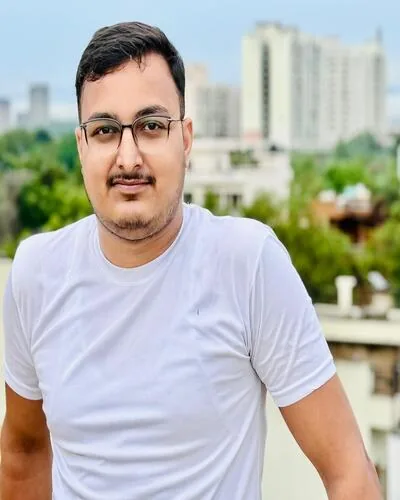
#> input picture scripts/portrait.webp, 400 x 500 px
$ python generate.py
#> lines starting #> are read from the running program, lines starting #| are printed output that depends on the picture; after the words box and inside, x2 and y2 are one past the last pixel; in counts of white or black regions, pixels touching at a corner belong together
"""Generate the profile banner and numbers card (light + dark SVGs) for github.com/adityagis.

    pip install pillow numpy scipy
    python scripts/generate.py

Edit INFO / NUMBERS below, run again, commit assets/.
"""
from pathlib import Path
from xml.sax.saxutils import escape

import numpy as np
from PIL import Image, ImageDraw, ImageFilter
from scipy import ndimage

ROOT = Path(__file__).resolve().parent.parent
PHOTO = ROOT / "scripts" / "portrait.webp"
ASSETS = ROOT / "assets"

INFO = [
    ("Subject", "Aditya Kumar Jha"),
    ("Role", "GIS Engineer · Survey of India"),
    ("Branch", "Geodetic & Research Branch"),
    ("Location", "Dehradun · India"),
    ("Education", "B.Tech GeoInformatics · NSUT"),
    ("Status", "Processing GNSS + Building GeoAI"),
    ("Core.GNSS", "GAMIT/GLOBK · PRIDE PPP-AR · RINEX"),
    ("Core.GIS", "QGIS · ArcGIS Pro · Earth Engine"),
    ("Core.Python", "GDAL · GeoPandas · Rasterio · PyTorch"),
    ("Core.RS", "LiDAR · Hyperspectral · UAV"),
    ("Core.Data", "PostgreSQL · PostGIS · GeoServer"),
    ("Consulting", "Uday GeoAnalytics"),
    ("Grid.Web", "adityagis.github.io/Portfolio"),
    ("Grid.Mail", "adityajha976@gmail.com"),
    ("Grid.LinkedIn", "/in/adityaashujha"),
    ("Grid.GitHub", "adityagis"),
]

NUMBERS = [
    ("1023+", "GNSS CORS stations processed"),
    ("7 → 3", "days per station, after automation"),
    ("30 → 1", "days of levelling analysis"),
    ("3M+", "LiDAR points analysed at DRDO"),
    ("98.1%", "LULC model validation accuracy"),
    ("200+", "members, NSUT Geospatial Club"),
]

THEMES = {
    "light": dict(bg="#ffffff", frame="#e6e9ef", panel="#f3f6fa", border="#d5dce6", text="#0f1b3d", dim="#64708a",
                  accent="#1f7a8c", dot="#23347a", live="#e5484d", pill="#d7eef2", rule="#c9d2de"),
    "dark": dict(bg="#0d1117", frame="#30363d", panel="#111822", border="#243044", text="#dbe4f3", dim="#7d8aa3",
                 accent="#4fd1c5", dot="#9fb4ff", live="#ff6b6b", pill="#11303a", rule="#2a3547"),
}
MONO = "ui-monospace, SFMono-Regular, 'SF Mono', Menlo, Consolas, 'Liberation Mono', monospace"

# Hand-traced silhouette around head and shoulders; keeps the busy background out of the portrait.
SIL = [(70, 70), (95, 22), (140, 12), (180, 30), (195, 80), (192, 150), (185, 200), (215, 212), (262, 228),
       (300, 250), (322, 290), (338, 370), (360, 420), (385, 500), (0, 500), (0, 290), (12, 250), (60, 222),
       (88, 205), (80, 160), (72, 120)]


def halftone(step=4, invert=False):
    """Return (cols, rows, [(i, j, tone)]) for a 1-bit style halftone of the portrait.

    Light theme draws dark dots for shadows; dark theme (invert=True) draws light dots for highlights,
    so the portrait reads as a positive on both backgrounds."""
    im = Image.open(PHOTO).convert("RGB")
    w, h = im.size
    mask = Image.new("L", (w, h), 0)
    ImageDraw.Draw(mask).polygon(SIL, fill=255)
    mask = mask.filter(ImageFilter.GaussianBlur(3))
    gw, gh = w // step, h // step
    g = np.asarray(im.convert("L").resize((gw, gh), Image.LANCZOS), dtype=float) / 255
    m = np.asarray(mask.resize((gw, gh), Image.LANCZOS), dtype=float) / 255
    lo, hi = np.percentile(g[m > 0.5], [3, 97])
    g = np.clip((g - lo) / (hi - lo), 0, 1)
    ed = np.hypot(ndimage.sobel(g, 0), ndimage.sobel(g, 1))
    ed = np.clip(ed / np.percentile(ed, 98), 0, 1)
    base = 0.8 * g ** 1.7 if invert else (1 - g) ** 1.25
    tone = np.clip(base + 0.3 * ed, 0, 1) * m
    tone = np.maximum(tone, 0.45 * np.clip(np.hypot(*np.gradient(m)) * 3, 0, 1))
    pts = [(i, j, float(tone[j, i])) for j in range(gh) for i in range(gw) if tone[j, i] >= 0.1]
    return gw, gh, pts


def banner(t, cols, rows, pts):
    W, H = 1200, 600
    L = dict(x=40, y=84, w=420, h=476)          # left panel
    R = dict(x=484, y=84, w=676, h=476)         # right panel
    o = []
    add = o.append
    add(f'<svg xmlns="http://www.w3.org/2000/svg" width="{W}" height="{H}" viewBox="0 0 {W} {H}" '
        f'role="img" aria-labelledby="t d">')
    add('<title id="t">Aditya Kumar Jha: GIS Engineer at Survey of India</title>')
    add('<desc id="d">Terminal-style profile card. Halftone portrait of Aditya Kumar Jha beside a list: GIS engineer, '
        'Survey of India Geodetic and Research Branch, Dehradun; GNSS processing with GAMIT/GLOBK and PRIDE PPP-AR; '
        'Python, QGIS, ArcGIS Pro, LiDAR, PostGIS.</desc>')
    add(f"""<style>
text{{font-family:{MONO};}}
.k{{fill:{t['dim']};font-size:12.5px}} .v{{fill:{t['text']};font-size:12.5px;font-weight:600}}
.h{{fill:{t['accent']};font-size:12px;font-weight:700;letter-spacing:.12em}}
.s{{fill:{t['dim']};font-size:10px;letter-spacing:.08em}}
.row{{opacity:0;animation:in .35s ease-out forwards}}
.pix{{animation:pulse 5s ease-in-out infinite}}
.live{{animation:blink 1.2s steps(2,start) infinite}}
.scan{{animation:scan 4.5s linear infinite}}
.cur{{animation:blink 1s steps(2,start) infinite}}
@keyframes in{{from{{opacity:0;transform:translateX(-6px)}}to{{opacity:1;transform:none}}}}
@keyframes blink{{to{{visibility:hidden}}}}
@keyframes pulse{{0%,100%{{opacity:1}}50%{{opacity:.78}}}}
@keyframes scan{{from{{transform:translateY(0)}}to{{transform:translateY({L['h'] - 60}px)}}}}
@media (prefers-reduced-motion:reduce){{.row,.pix,.live,.scan,.cur{{animation:none;opacity:1}}}}
</style>""")
    # window
    add(f'<rect x="1" y="1" width="{W-2}" height="{H-2}" rx="14" fill="{t["bg"]}" stroke="{t["frame"]}" stroke-width="2"/>')
    add(f'<line x1="1" y1="52" x2="{W-1}" y2="52" stroke="{t["frame"]}" stroke-width="1.5"/>')
    for k, c in enumerate(("#ff5f57", "#febc2e", "#28c840")):
        add(f'<circle cx="{30 + k*22}" cy="27" r="6.5" fill="{c}"/>')
    add(f'<text x="{W/2}" y="31" text-anchor="middle" class="k">profile.sh --live</text>')

    # left panel: halftone portrait
    add(f'<rect x="{L["x"]}" y="{L["y"]}" width="{L["w"]}" height="{L["h"]}" rx="8" fill="{t["panel"]}" stroke="{t["border"]}"/>')
    add(f'<line x1="{L["x"]}" y1="{L["y"]+36}" x2="{L["x"]+L["w"]}" y2="{L["y"]+36}" stroke="{t["border"]}"/>')
    add(f'<text x="{L["x"]+16}" y="{L["y"]+23}" class="h">VISUAL.MAP</text>')
    add(f'<text x="{L["x"]+L["w"]-16}" y="{L["y"]+23}" text-anchor="end" class="s">{cols*4}×{rows*4} / 1-BIT</text>')
    area = dict(x=L["x"] + 30, y=L["y"] + 52, w=L["w"] - 60, h=L["h"] - 84)
    cell = min(area["w"] / (cols + 0.5), area["h"] / rows)
    ox = area["x"] + (area["w"] - cell * (cols + 0.5)) / 2
    oy = area["y"] + (area["h"] - cell * rows) / 2
    add(f'<g class="pix" fill="{t["dot"]}">')
    for i, j, v in pts:
        cx = ox + (i + 0.5 + (0.5 if j % 2 else 0)) * cell
        cy = oy + (j + 0.5) * cell
        add(f'<circle cx="{cx:.1f}" cy="{cy:.1f}" r="{cell*0.56*v**0.5:.2f}"/>')
    add('</g>')
    add(f'<rect class="scan" x="{L["x"]+2}" y="{L["y"]+40}" width="{L["w"]-4}" height="18" fill="{t["accent"]}" opacity=".12"/>')
    for (cx, cy, dx, dy) in ((L["x"]+14, L["y"]+50, 1, 1), (L["x"]+L["w"]-14, L["y"]+50, -1, 1),
                             (L["x"]+14, L["y"]+L["h"]-30, 1, -1), (L["x"]+L["w"]-14, L["y"]+L["h"]-30, -1, -1)):
        add(f'<path d="M{cx} {cy+10*dy}V{cy}H{cx+10*dx}" fill="none" stroke="{t["dim"]}" stroke-width="1.2"/>')
    add(f'<text x="{L["x"]+16}" y="{L["y"]+L["h"]-12}" class="s">PTS {len(pts)} · FS/HALFTONE</text>')
    add(f'<text x="{L["x"]+L["w"]-16}" y="{L["y"]+L["h"]-12}" text-anchor="end" class="s">30.32°N 78.03°E</text>')

    # right panel: system info
    add(f'<rect x="{R["x"]}" y="{R["y"]}" width="{R["w"]}" height="{R["h"]}" rx="8" fill="{t["panel"]}" stroke="{t["border"]}"/>')
    add(f'<line x1="{R["x"]}" y1="{R["y"]+36}" x2="{R["x"]+R["w"]}" y2="{R["y"]+36}" stroke="{t["border"]}"/>')
    add(f'<text x="{R["x"]+16}" y="{R["y"]+23}" class="h">SYSTEM.INFO</text>')
    px = R["x"] + R["w"] - 16
    add(f'<rect x="{px-112}" y="{R["y"]+8}" width="112" height="21" rx="10.5" fill="{t["pill"]}"/>')
    add(f'<text x="{px-56}" y="{R["y"]+22.5}" text-anchor="middle" class="v" style="font-size:12px;fill:{t["accent"]}">@adityagis</text>')
    add(f'<circle class="live" cx="{px-160}" cy="{R["y"]+18.5}" r="4" fill="{t["live"]}"/>')
    add(f'<text x="{px-150}" y="{R["y"]+22.5}" class="s" style="fill:{t["live"]};font-weight:700">LIVE</text>')
    y0, lh = R["y"] + 64, 23
    kx, vx = R["x"] + 18, R["x"] + R["w"] - 18
    for n, (k, v) in enumerate(INFO):
        y = y0 + n * lh
        add(f'<g class="row" style="animation-delay:{0.15 + n*0.07:.2f}s">')
        add(f'<text x="{kx}" y="{y}" class="k">{escape(k)}</text>')
        add(f'<line x1="{kx + 8 + len(k)*7.6:.0f}" y1="{y-4}" x2="{vx - 8 - len(v)*7.6:.0f}" y2="{y-4}" '
            f'stroke="{t["rule"]}" stroke-dasharray="1 4"/>')
        add(f'<text x="{vx}" y="{y}" text-anchor="end" class="v">{escape(v)}</text>')
        add('</g>')
    fy = R["y"] + R["h"] - 14
    add(f'<line x1="{R["x"]+16}" y1="{fy-18}" x2="{R["x"]+R["w"]-16}" y2="{fy-18}" stroke="{t["border"]}"/>')
    add(f'<circle cx="{R["x"]+20}" cy="{fy-3.5}" r="3" fill="{t["accent"]}"/>')
    add(f'<text x="{R["x"]+30}" y="{fy}" class="s" style="fill:{t["accent"]}">ALL STATIONS NOMINAL · 1023 CORS ONLINE'
        f'<tspan class="cur">_</tspan></text>')
    add(f'<text x="{R["x"]+R["w"]-16}" y="{fy}" text-anchor="end" class="s">UTC+5:30 · SURVEY OF INDIA NODE</text>')
    add('</svg>')
    return "\n".join(o)


def numbers(t):
    W, cw, ch, gap = 880, 276, 96, 26
    H = 2 * ch + gap + 90
    o = [f'<svg xmlns="http://www.w3.org/2000/svg" width="{W}" height="{H}" viewBox="0 0 {W} {H}" role="img" '
         f'aria-labelledby="t"><title id="t">Aditya Kumar Jha in numbers: '
         + escape("; ".join(f"{a} {b}" for a, b in NUMBERS)) + '</title>',
         f'<style>text{{font-family:{MONO}}} .c{{opacity:0;animation:in .4s ease-out forwards}}'
         '@keyframes in{from{opacity:0;transform:translateY(6px)}to{opacity:1;transform:none}}'
         '@media (prefers-reduced-motion:reduce){.c{animation:none;opacity:1}}</style>',
         f'<rect x="1" y="1" width="{W-2}" height="{H-2}" rx="14" fill="{t["bg"]}" stroke="{t["frame"]}" stroke-width="2"/>',
         f'<text x="28" y="40" fill="{t["accent"]}" font-size="12" font-weight="700" letter-spacing=".12em">IMPACT.LOG</text>',
         f'<text x="{W-28}" y="40" text-anchor="end" fill="{t["dim"]}" font-size="10" letter-spacing=".08em">SURVEY OF INDIA · DRDO · NSUT</text>']
    for n, (big, small) in enumerate(NUMBERS):
        cx = 28 + (n % 3) * (cw + 0)
        cy = 62 + (n // 3) * (ch + gap)
        o.append(f'<g class="c" style="animation-delay:{0.1 + n*0.1:.1f}s">'
                 f'<rect x="{cx}" y="{cy}" width="{cw-12}" height="{ch}" rx="8" fill="{t["panel"]}" stroke="{t["border"]}"/>'
                 f'<text x="{cx+18}" y="{cy+48}" fill="{t["text"]}" font-size="30" font-weight="700">{escape(big)}</text>'
                 f'<text x="{cx+18}" y="{cy+74}" fill="{t["dim"]}" font-size="12">{escape(small)}</text></g>')
    o.append('</svg>')
    return "\n".join(o)


def main():
    ASSETS.mkdir(exist_ok=True)
    for name, t in THEMES.items():
        cols, rows, pts = halftone(invert=name == "dark")
#> in halftone, im is the input picture: PIL image 400x500 RGB; mean R, G, B 183.3, 182.6, 175.9
#> in halftone, `mask = Image.new("L", (w, h), 0)`: mask: PIL image 400x500 L; every value is 0
#> in halftone, `ImageDraw.Draw(mask).polygon(SIL, fill=255)`:
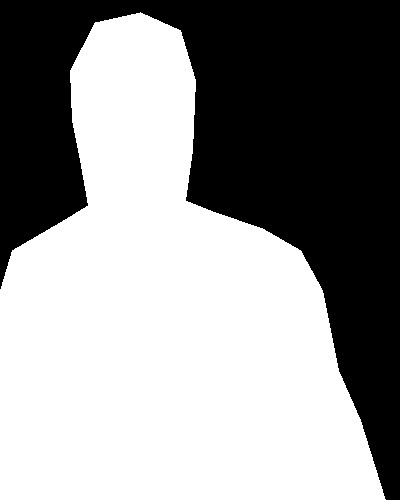
#> mask: PIL image 400x500 L; 58% white; 1 black region, box (x1, y1, x2, y2) and area: (0, 0, 400, 500) 84018
#> in halftone, `g = np.asarray(im.convert("L").resize((gw, gh), Image.LANCZOS), dtype=..`:
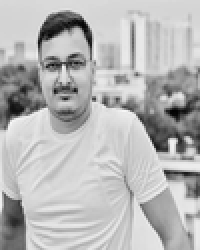
#> g: shape (125, 100) float64 (shown 2 times larger); min 0.00784, max 0.969, mean 0.714
#> in halftone, `m = np.asarray(mask.resize((gw, gh), Image.LANCZOS), dtype=float) / 255`:
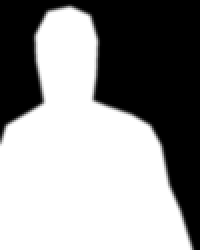
#> m: shape (125, 100) float64 (shown 2 times larger); min 0, max 1, mean 0.58
#> in halftone, `lo, hi = np.percentile(g[m > 0.5], [3, 97])`: lo = 0.239; hi = 0.894
#> in halftone, `g = np.clip((g - lo) / (hi - lo), 0, 1)`:
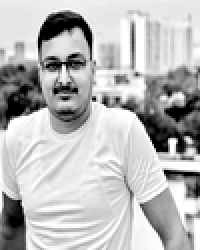
#> g: shape (125, 100) float64 (shown 2 times larger); min 0, max 1, mean 0.728
#> in halftone, `ed = np.clip(ed / np.percentile(ed, 98), 0, 1)`:
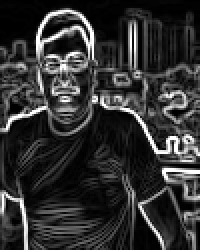
#> ed: shape (125, 100) float64 (shown 2 times larger); min 0, max 1, mean 0.197
#> in halftone, `base = 0.8 * g ** 1.7 if invert else (1 - g) ** 1.25`:
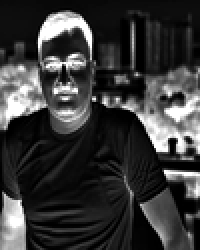
#> base: shape (125, 100) float64 (shown 2 times larger); min 0, max 1, mean 0.225
#> in halftone, `tone = np.maximum(tone, 0.45 * np.clip(np.hypot(*np.gradient(m)) * 3, ..`:
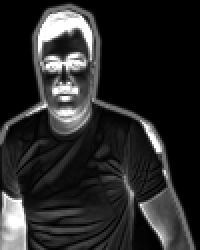
#> tone: shape (125, 100) float64 (shown 2 times larger); min 0, max 1, mean 0.161
#> in halftone, `pts = [(i, j, float(tone[j, i])) for j in range(gh) for i in range(gw)..`: pts = 5032 items, first 6: (34, 1, 0.103), (30, 2, 0.144), (31, 2, 0.206), (32, 2, 0.278), (33, 2, 0.353), (34, 2, 0.4)
#> cols = 100; rows = 125
        (ASSETS / f"banner-{name}.svg").write_text(banner(t, cols, rows, pts), encoding="utf-8")
#> in banner, `cell = min(area["w"] / (cols + 0.5), area["h"] / rows)`: cell = 3.14
#> in banner, `ox = area["x"] + (area["w"] - cell * (cols + 0.5)) / 2`: ox = 92.42
#> in banner, `oy = area["y"] + (area["h"] - cell * rows) / 2`: oy = 136
#> the loop in banner, `for i, j, v in pts:` made 5032 passes
#> (i, j, v, cx, cy) on passes 1 to 3: (34, 1, 0.103, 202.2, 140.7), (30, 2, 0.144, 188.1, 143.8), (31, 2, 0.206, 191.2, 143.8)
        (ASSETS / f"numbers-{name}.svg").write_text(numbers(t), encoding="utf-8")
#> after the loop in numbers, `for n, (big, small) in enumerate(NUMBERS):`: o = 11 items
    print(f"banners + number cards -> {ASSETS}")


if __name__ == "__main__":
    main()
